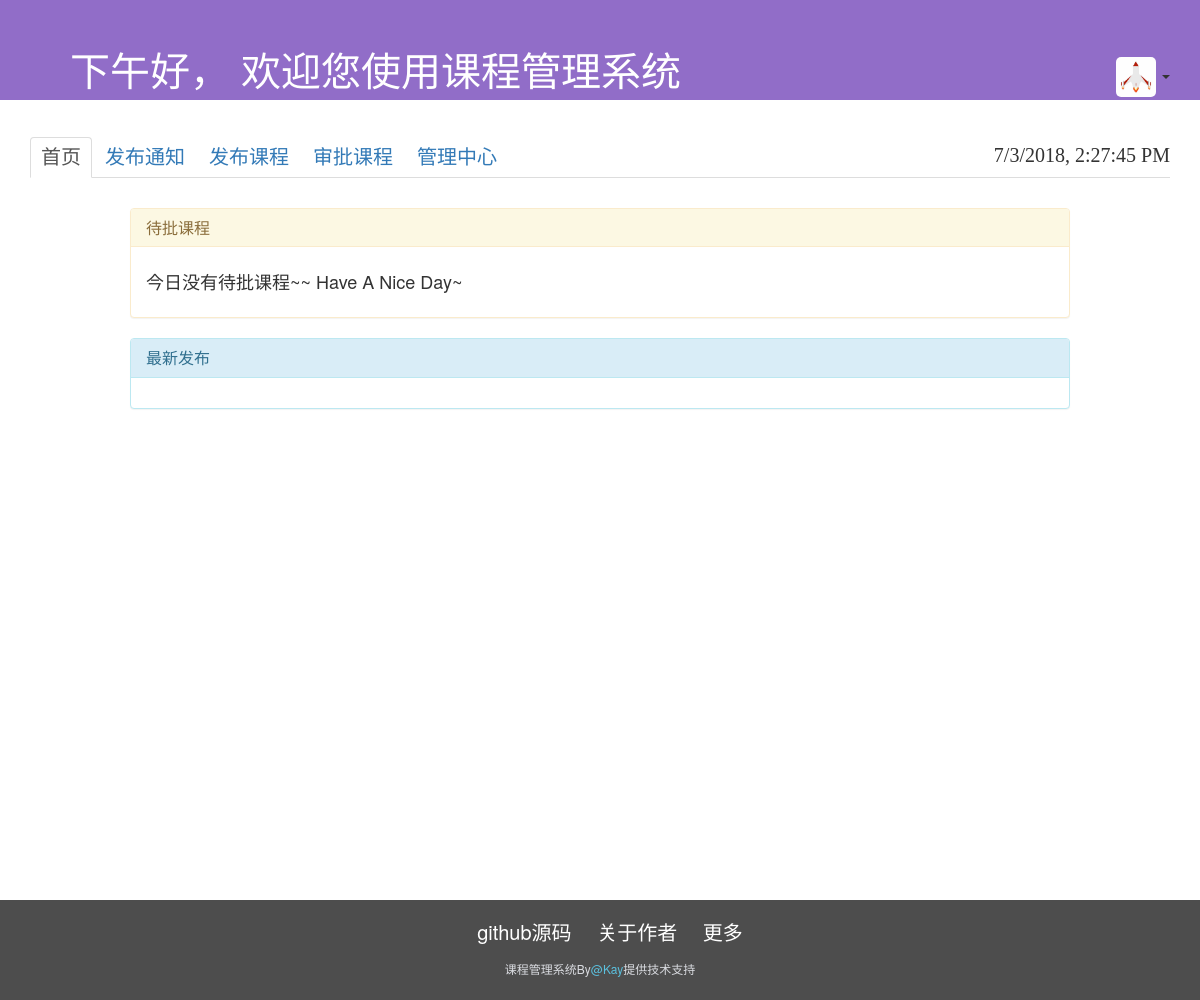
The app's page /e/index.html, older data.
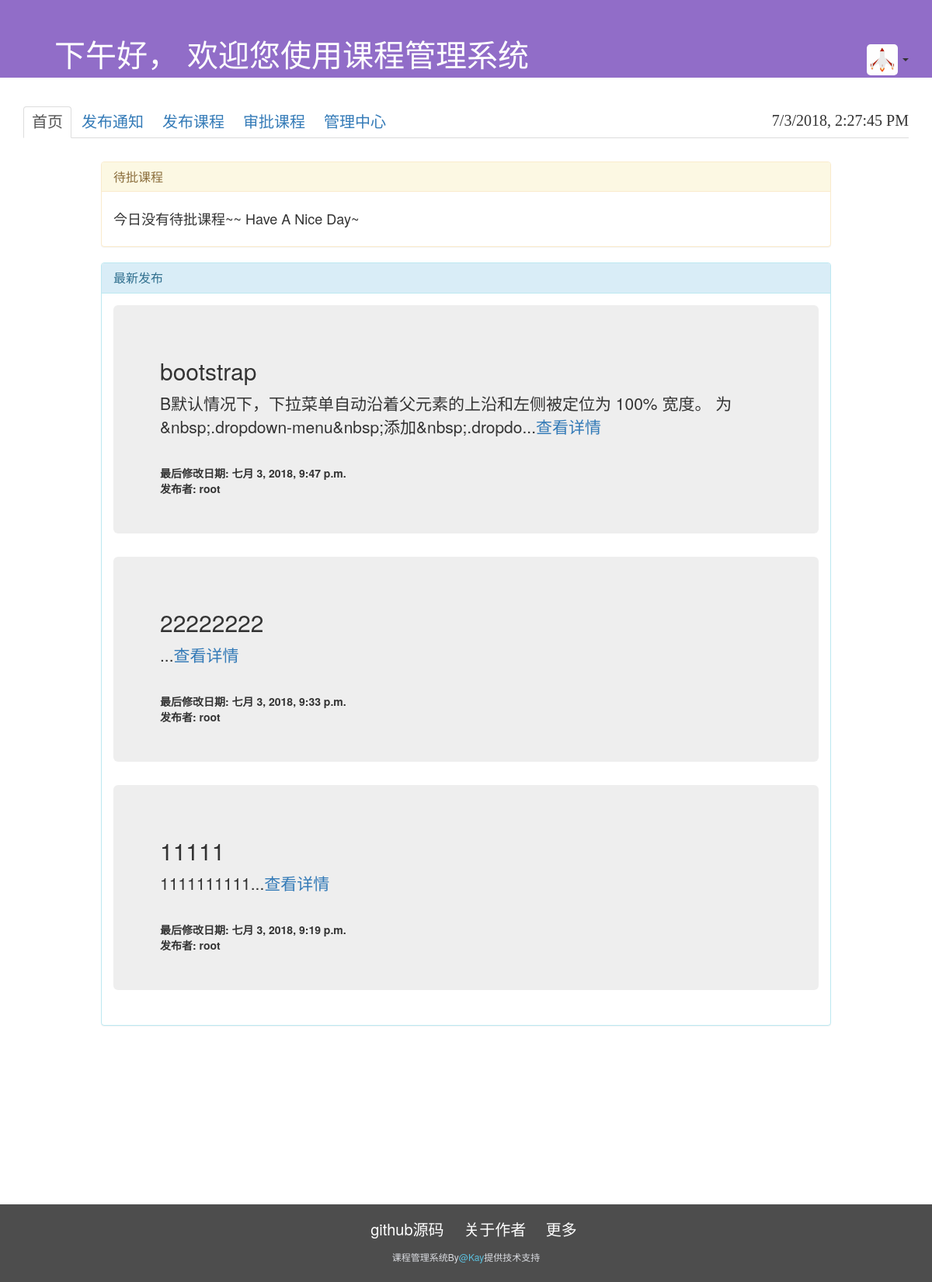
The same page, newer data.
### news/models.py (models this page shows, shortened)
class News(models.Model):
    title = models.CharField(max_length=40)
    content = UEditorField(max_length=6000, width=1000, height=300, toolbars='normal', imagePath='news_images/',
                           filePath='news_files/', upload_settings={'imageMaxSize': 120400000},
                           settings={}, command=None, verbose_name="正文")
    created_by = models.ForeignKey(User, on_delete=models.SET_DEFAULT, default='空缺')
    modify_by = models.ForeignKey(User, on_delete=models.SET_NULL, null=True, related_name='modify_news')
    ctime = models.DateTimeField(auto_now_add=True)
    mtime = models.DateTimeField(auto_now=True)
    watcher = models.IntegerField(choices=((1, '所有人'),
                                           (2, '仅老师'),
                                           (3, '仅学生'),))

### account/models.py (models this page shows)
class User(AbstractUser):
    username = models.CharField(max_length=11, db_index=True, unique=True, db_column='user_no')
    name = models.CharField(max_length=32, db_index=True, null=True)
    is_first_login = models.BooleanField(default=True)
    gender = models.CharField(choices=[('M', '男'), ('F', '女')], max_length=1, default='M', blank=True)
    role = models.IntegerField(choices=[(1, '学生'), (2, '教师'), (3, '教务')], null=True, blank=True)
    place = models.IntegerField(
        choices=[(1, '助教'), (2, '讲师'), (3, '高级讲师'), (4, '副教授'), (5, '教授'), (6, '高级教授'), (7, '特聘教授'), (8, '客座教授')],
        null=True, blank=True)
    college = models.IntegerField(choices=colleges, null=True, blank=True)
    grade = models.ForeignKey(Grade, on_delete=models.SET_NULL, null=True, blank=True)
    card_id = models.CharField(max_length=18, null=True)
    nation = models.IntegerField(choices=nations, null=1)
    province = models.IntegerField(choices=provinces, default=1)
    email = models.EmailField()
    telephone = models.CharField(max_length=11, null=True)
    avatar = models.ImageField(upload_to='user_avatar', null=True, default=None)
    birthday = models.DateField()
    ctime = models.DateTimeField(auto_now_add=True)
    qq = models.CharField(max_length=10, null=True)
    USERNAME_FIELD = 'username'
    def __str__(self):
        return self.name

### course/views.py (the view)
# urls.py: path('e/index.html', views.e_index),
def e_index(request):
    app_list = Course.objects.filter(course_status=1).order_by('course_applied_time')
    app_counts = app_list.count()
    news = News.objects.all().order_by('-mtime', '-ctime')
    return render(request, 'e_index.html', locals())

### templates/e_index.html (shortened to what this page needs)
{% extends 'e_base.html' %}
{% block body %}
    <div class="container">
        <div class="content">
            <div class="body-c">
                <div class="panel panel-warning">
                    <div class="panel-heading">
                        <h2 class="panel-title">待批课程</h2>
                    </div>
                    <div class="panel-body">
                        {% if app_list %}
                            {% for a in app_list %}
                                <h3>{{ a.name }} --- {{ a.teacher.name }} --- {{ a.credit }}
                                    --- {{ a.classroom.name }} </h3>
                            {% endfor %}
                            <a href="/e/approve.html">
                                <button class="btn btn-primary">进行审批</button>
                            </a>
                        {% else %}
                            <h4>今日没有待批课程~~ Have A Nice Day~</h4>
                        {% endif %}
                    </div>
                </div>
                <div class="panel panel-info">
                    <div class="panel-heading">
                        <h2 class="panel-title">最新发布</h2>
                    </div>
                    <div class="panel-body">
                        {% for n in news %}
                            <div class="jumbotron" nid="{{ n.id }}">
                                <h2>{{ n.title }}</h2>
                                <p>{{ n.content|striptags|slice:":80" }}...<a href="#"
                                                                              onclick="newsDetail(this)">查看详情</a></p>
                                <br>
                                <b>最后修改日期: {{ n.mtime }}</b>
                                <br \>
                                <b>发布者: {{ n.created_by }}</b>
                            </div>
                        {% endfor %}
                    </div>
                </div>
            </div>
        </div>
    </div>
{% endblock %}

### templates/e_base.html (shortened to what this page needs)
<!DOCTYPE html>
<html lang="en">
<head>
    <link href="https://cdn.bootcss.com/bootstrap/3.3.1/css/bootstrap.min.css" rel="stylesheet">
    <link rel="stylesheet" href="/static/css/bootstrap-table.min.css">
    <link rel="stylesheet" href="/static/css/font-awesome.min.css">
</head>
<body>
<div class="bk">
    <div class="bk2">
        <div class="head-nav">
            <div class="container">
                <p>{{ e_username.name }}
                    <text id="greet"></text>
                <div id="info">
                    <div class="dropdown">
                    <span id="dLabel" type="button" data-toggle="dropdown" aria-haspopup="true" aria-expanded="false">
                    <img width="40px" height="40px" src="/static/image/default.jpg">
                    <span class="caret"></span></span>
                    </div>
                </div>
                </p>
            </div>
        </div>
        <div class="container">
            <ul class="nav nav-tabs" id="nav-li">
                <li id="nav1"><a href="/e/index.html">首页</a></li>
                <li id="nav2"><a href="/e/news.html">发布通知</a></li>
                <li id="nav3"><a href="#">发布课程</a></li>
                <li id="nav4"><a href="#">审批课程</a></li>
                <li id="nav5"><a href="#">管理中心</a></li>
                <li id="time"><span id="bjtime"></span></li>
            </ul>
        </div>
        {% block body %}
        {% endblock %}
    </div>
</div>
<div class="footer-title">
    <div class="container">
        <ul class="ul-footer">
            <li>
                <a href="https://github.com/wolflikai/course_system">github源码</a>
            </li>
            <li>
                <a href="#">关于作者</a>
            </li>
            <li>
                <a href="#">更多</a>
            </li>
        </ul>
        <p>课程管理系统By<a href="#">@Kay</a>提供技术支持</p>
    </div>
</div>
</body>
</html>

### templates/e_base.html (style rules this page uses)
html, body { height: 100%; }
.bk { min-height: 100%; }
.bk2 { padding-bottom: 100px; }
.head-nav { height: 100px; width: 100%; background-color: rgb(145, 109, 200); }
.head-nav p { color: white; font-size: 40px; margin: 40px; display: block; }
#nav-li li { font-size: 20px; font-family: "Microsoft Sans Serif"; }
.footer-title { height: 100px; margin-top: 100px; width: 100%; background-color: rgb(77, 77, 77); position: relative; }
.footer-title ul { padding-top: 18px; padding-bottom: 3px; text-align: center; }
.footer-title ul li { display: inline; padding-right: 20px; color: white; list-style: none; font-size: 20px; }
.footer-title ul li a { display: inline; text-decoration-line: none; color: white; text-align: center; }
.footer-title p { text-align: center; font-size: 12px; color: rgb(218, 220, 225); }
.footer-title p a { text-decoration-line: none; color: #5bc0de; }
#nav-li a { float: right; padding: 5px 10px; }
#time { float: right; margin-top: 4px; }
#info { float: right; margin-top: -80px; }
img { border-radius: 5px; }

### templates/e_index.html (style rules this page uses)
.body-c { margin: 30px 100px; }

Row changes from the older to the newer data that the page shows:
added News: title "bootstrap", content "B默认情况下，下拉菜单自动沿着父元素的上沿和左侧被定位为 100% 宽度。 为&nbsp;.dropdown-menu&nbsp;添加&nbsp;.dropdo", mtime "七月 3, 2018, 9:47 p.m.", created_by "root"
added News: title "22222222", mtime "七月 3, 2018, 9:33 p.m.", created_by "root"
added News: title "11111", content "1111111111", mtime "七月 3, 2018, 9:19 p.m.", created_by "root"
